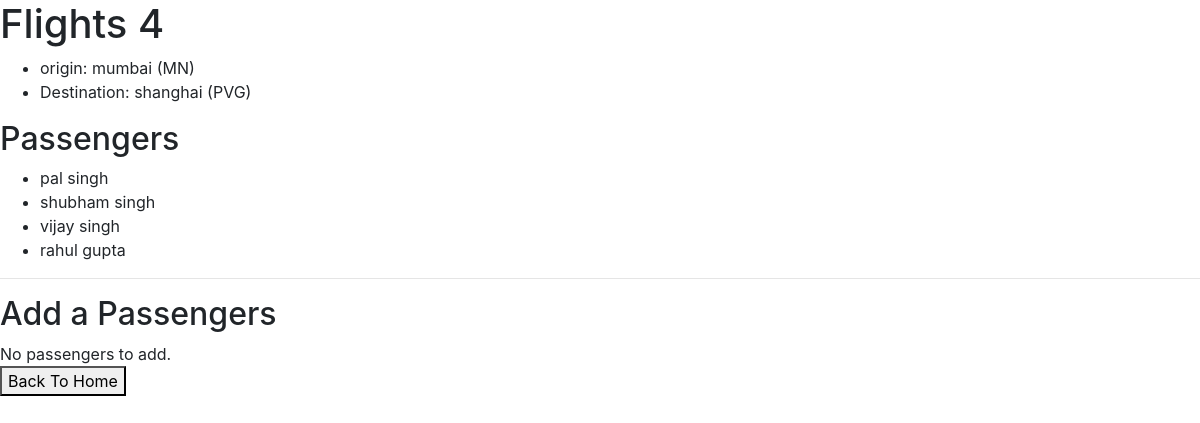
/4, run on the app's committed database.
### flights/models.py (models this page shows, shortened)
class Flight(models.Model):
    origin=models.ForeignKey(Airport,on_delete=models.CASCADE,related_name="departures")
    destination=models.ForeignKey(Airport,on_delete=models.CASCADE,related_name="arrivals")
    duration=models.IntegerField()

class Airport(models.Model):
    code= models.CharField(max_length=3)
    city= models.CharField(max_length=64)
    def __str__(self):
        return f"{self.city} ({self.code})"

class Passenger(models.Model):
    first=models.CharField(max_length=64)
    last=models.CharField(max_length=64)
    flights=models.ManyToManyField(Flight,blank=True,related_name='passengers')
    def __str__(self):
        return  f"{self.first} {self.last}"

### flights/views.py (the view)
# urls.py: path('<int:flight_id>', views.flight,name="flight"),
def flight(request,flight_id):
    try:
        flight=Flight.objects.get(pk=flight_id)
    except Flight.DoesNotExist:
        raise Http404("Flight does not exist.")
    context={
        "flight":flight,
        "passengers":flight.passengers.all(),
        "non_passengers":Passenger.objects.exclude(flights=flight).all()
    }
    return  render(request,"flights/flight.html",context)

### flights/templates/flights/flight.html (shortened to what this page needs)
{% extends "flights/base.html" %}
{% block body %}
<h1>Flights {{ flight.id }}</h1>
<ul>
    <li>origin: {{ flight.origin }}</li>
    <li>Destination: {{ flight.destination }}</li>
</ul>
<h2>Passengers</h2>
<ul>
    {% for passenger in passengers %}
        <li>{{ passenger }}</li>
        {% empty %}
        <li>No Passengers</li>
    {% endfor %}
</ul>
<hr>
<h2>Add a Passengers</h2>
{% if non_passengers %}
<form action="{% url 'book' flight.id %}" method="post">
    {% csrf_token %}
    <select name="passenger">
       {% for passenger in non_passengers %}
        <option value="{{ passenger.id}}">{{ passenger }}</option>
        {% endfor %}
    </select>
    <input type="submit" value="book Flight"/>
</form>
{% else %}
<div>No passengers to add.</div>
{% endif %}
<a href="{% url 'index' %}"><button>Back To Home</button></a>
</body>
</html>
{% endblock%}

### data on the page
Flight: id "4", origin "mumbai (MN)", destination "shanghai (PVG)"
Passenger: first+last "pal singh"
Passenger: first+last "shubham singh"
Passenger: first+last "vijay singh"
Passenger: first+last "rahul gupta"
